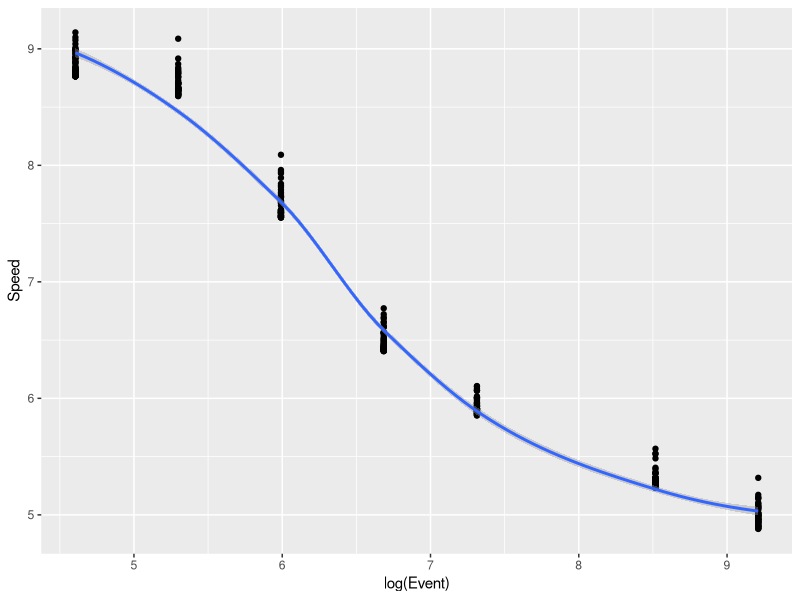
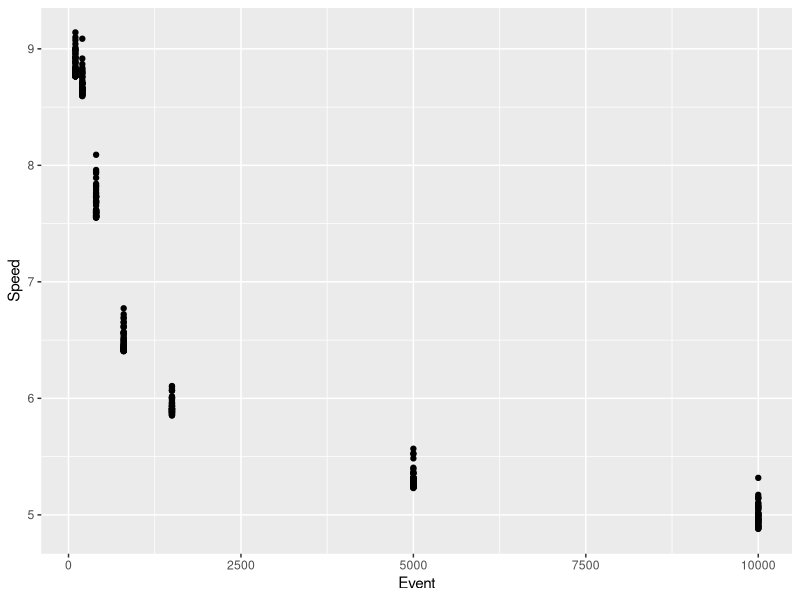
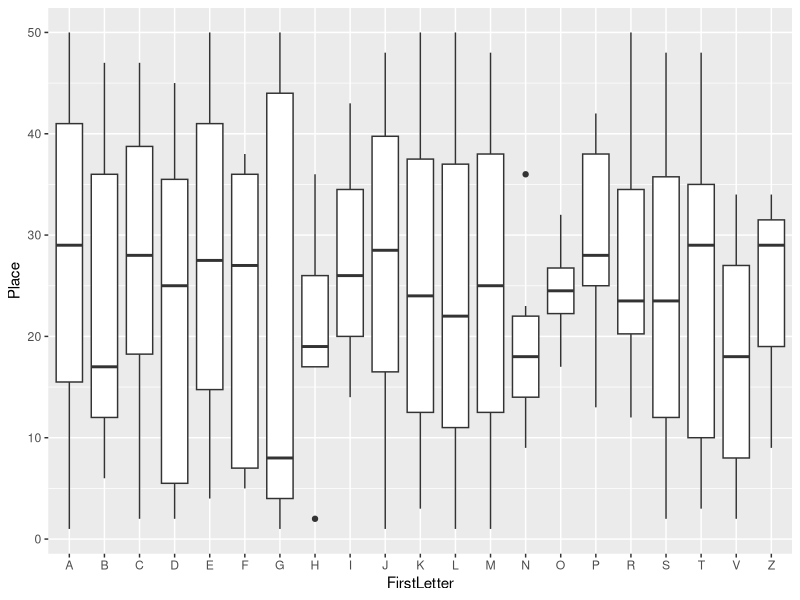
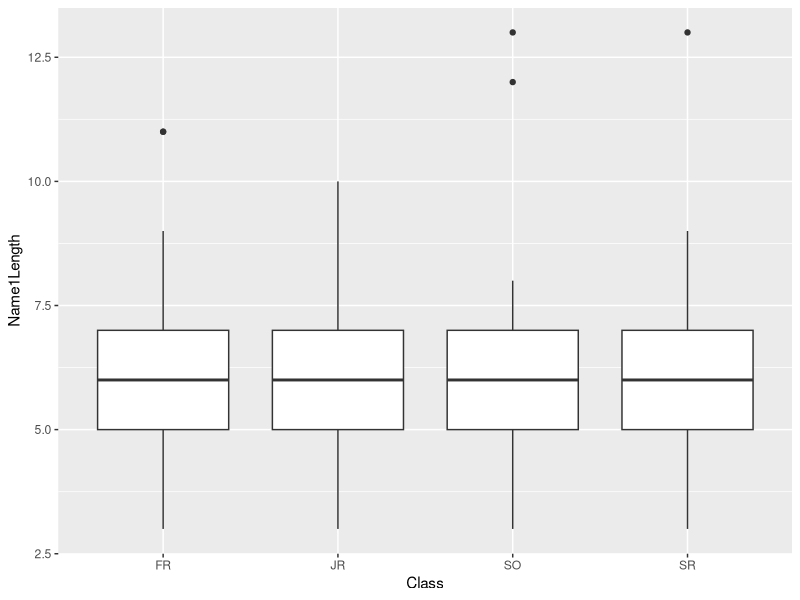

Write the R code that produced these figures, in order.
## ---- chunk 1
library(tidyverse)
library(dplyr)
library(tidyr)
library(lubridate)
library(ggplot2)
library(stringr)

running <- read.csv("NCAA_track.csv")

running <- running |> separate(Year, into = c("Class", "Year"), sep = "-")

running <- running |> mutate(Time = ms(Time))

running <- running |> mutate(Time = as.duration(Time))

running <- running |> mutate(EventName = as.factor(Event))
## ---- chunk 2
speed <- running |> mutate(Time = as.double(Time))

speed <- speed |> mutate(Speed = Event/Time)

ggplot(speed, aes(x = log(Event), y = Speed)) +
  geom_point() +
  geom_smooth()

desmos <- speed |> select(Event, Speed)

write_csv(desmos, "desmos.csv")

ggplot(speed, aes(x = Event, y = Speed)) +
  geom_point()
## ---- chunk 3
silly <- running |> separate(Athlete, into = c("LastName", "FirstName"), sep = ", ")

silly <- silly |> mutate(FirstLetter = str_sub(FirstName, 1, 1))

silly <- silly |> mutate(Time = as.double(Time))

silly <- silly |> mutate(Speed = Event/Time)

ggplot(silly, aes(x = FirstLetter, y = Place)) +
  geom_boxplot(aes(group = FirstLetter))

silly2 <- silly |> mutate(Name1Length = (str_length(FirstName)))

ggplot(silly2, aes(x = Class, y = Name1Length)) +
  geom_boxplot(aes(group = Class))
